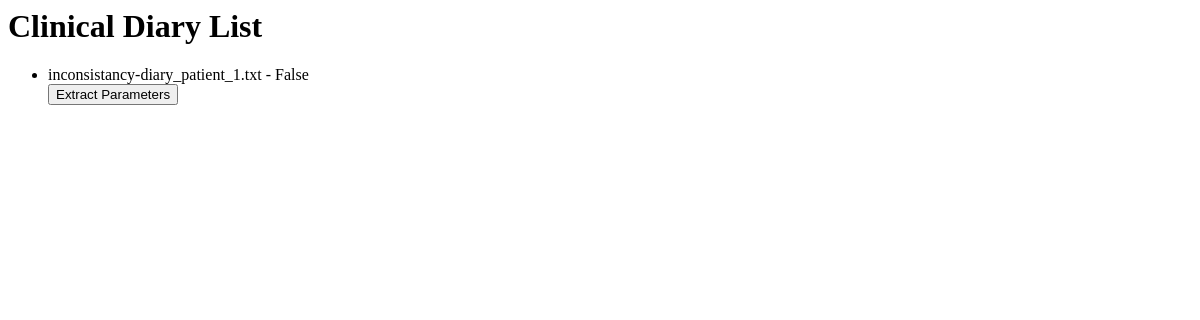
Page /diaries/ on the earlier database version.
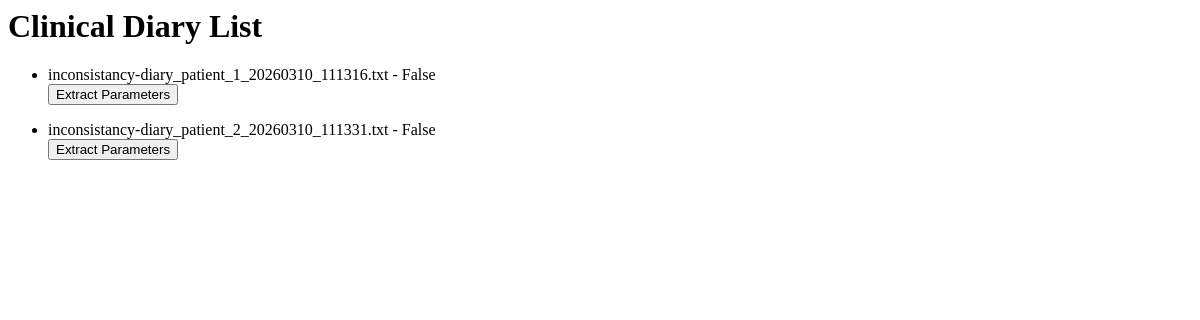
Same page on the later database version.
### trialpilot/models.py (models this page shows)
class Document(models.Model):
    title = models.CharField(max_length = 255)
    type = models.BooleanField(default=False)
    created_at = models.DateTimeField(auto_now_add = True)
    updated_at = models.DateTimeField(auto_now = True)
    def __str__(self):
        return f"{self.title} - {self.type}"

### trialpilot/views.py (the view)
# urls.py: path('diaries/', diary_list, name='diary_list'),
def diary_list(request):
    diaries = Document.objects.filter(type=False)
    return render(request, 'trialpilot/diary_list.html', {'diaries': diaries})

### trialpilot/templates/trialpilot/diary_list.html (shortened to what this page needs)
<h1>Clinical Diary List</h1>
<ul>
    {% for diary in diaries %}
        <li>
            {{ diary }}
            <form action="{% url 'parameter_extraction' diary.id %}" method="post">
                <button type="submit">Extract Parameters</button>
            </form>
        </li>
    {% endfor %}
</ul>

Differences in the rows shown:
removed Document: title+type "inconsistancy-diary_patient_1.txt - False"
added Document: title+type "inconsistancy-diary_patient_1_20260310_111316.txt - False"
added Document: title+type "inconsistancy-diary_patient_2_20260310_111331.txt - False"
